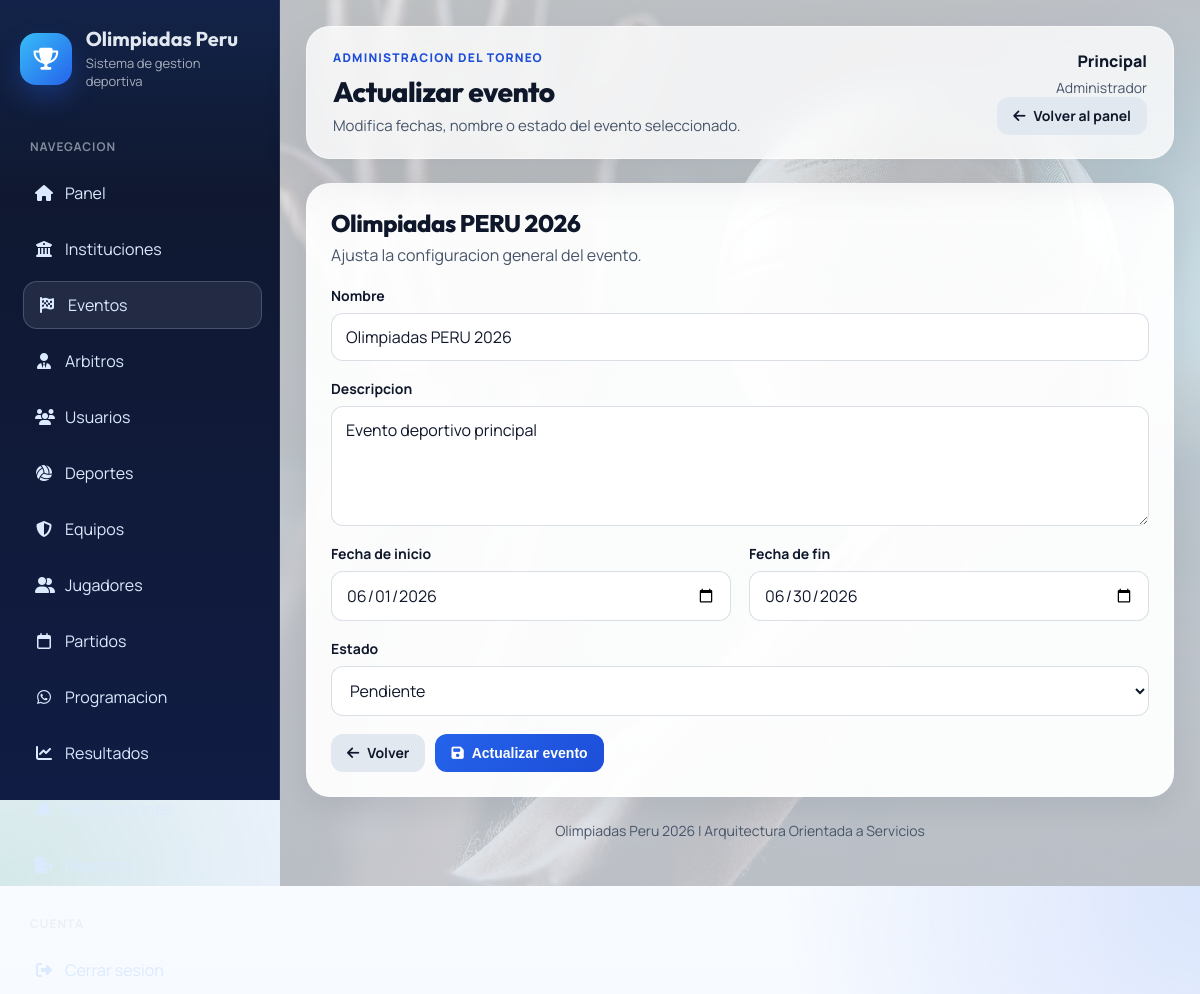
The app's page /modules/eventos/editar.php?id=1 (signed in) with its own data.
### tables this page shows
CREATE TABLE `eventos` (
  `id_evento` int(11) NOT NULL AUTO_INCREMENT,
  `nombre` varchar(150) NOT NULL,
  `descripcion` text DEFAULT NULL,
  `fecha_inicio` date DEFAULT NULL,
  `fecha_fin` date DEFAULT NULL,
  `estado` enum('Pendiente','En Curso','Finalizado') DEFAULT 'Pendiente',
  PRIMARY KEY (`id_evento`)
);

### modules/eventos/editar.php (called while the page is built)
<?php require __DIR__ . '/edit_view.php'; return; ?>

### includes/auth.php (called while the page is built, shortened)
<?php
function e(string $value): string
{
    return htmlspecialchars($value, ENT_QUOTES, 'UTF-8');
}

### modules/eventos/edit_view.php (the view, shortened to what this page needs)
<?php
include '../../config/database.php';
$id = (int) ($_GET['id'] ?? 0);
$stmt = $conexion->prepare('SELECT * FROM eventos WHERE id_evento = ?');
$stmt->execute([$id]);
$evento = $stmt->fetch();
require '../../includes/app_header.php';
?>
<section class="form-card">
    <div class="toolbar"><div class="toolbar__title"><h2><?= e($evento['nombre']) ?></h2><p>Ajusta la configuracion general del evento.</p></div></div>
    <form action="actualizar.php" method="POST" class="form-grid">
        <div class="field"><label for="nombre">Nombre</label><input id="nombre" type="text" name="nombre" value="<?= e($evento['nombre']) ?>" required></div>
        <div class="field"><label for="descripcion">Descripcion</label><textarea id="descripcion" name="descripcion"><?= e((string) ($evento['descripcion'] ?? '')) ?></textarea></div>
        <div class="form-grid form-grid--two">
            <div class="field"><label for="fecha_inicio">Fecha de inicio</label><input id="fecha_inicio" type="date" name="fecha_inicio" value="<?= e((string) ($evento['fecha_inicio'] ?? '')) ?>"></div>
            <div class="field"><label for="fecha_fin">Fecha de fin</label><input id="fecha_fin" type="date" name="fecha_fin" value="<?= e((string) ($evento['fecha_fin'] ?? '')) ?>"></div>
        </div>
        <div class="field"><label for="estado">Estado</label><select id="estado" name="estado"><?php foreach (['Pendiente','En Curso','Finalizado'] as $estado): ?><option value="<?= e($estado) ?>" <?= (($evento['estado'] ?: 'Pendiente') === $estado) ? 'selected' : '' ?>><?= e($estado) ?></option><?php endforeach; ?></select></div>
        <div class="action-row"><a class="btn btn-secondary" href="index.php"><i class="fa-solid fa-arrow-left"></i> Volver</a><button class="btn btn-primary" type="submit"><i class="fa-solid fa-floppy-disk"></i> Actualizar evento</button></div>
    </form>
</section>
<?php require '../../includes/app_footer.php'; ?>

### css/style.css (style rules this page uses)
:root { --bg: #eef2ff; --surface: #ffffff; --text: #0f172a; --text-soft: #475569; --primary: #2563eb; --primary-2: #1d4ed8; --success: #16a34a; --warning: #f59e0b; --danger: #dc2626; --shadow-soft: 0 20px 50px rgba(15, 23, 42, 0.08); --shadow-card: 0 10px 30px rgba(15, 23, 42, 0.08); --radius-xl: 24px; --radius-lg: 18px; --radius-md: 14px; --radius-sm: 10px; --transition: 180ms ease; }
* { box-sizing: border-box; margin: 0; padding: 0; }
html { scroll-behavior: smooth; }
body { background: radial-gradient(circle at top right, rgba(37, 99, 235, 0.14), transparent 28%), radial-gradient(circle at bottom left, rgba(22, 163, 74, 0.12), transparent 24%), linear-gradient(180deg, #f8fbff 0%, var(--bg) 100%); color: var(--text); font-family: "Manrope", "Segoe UI", Tahoma, Geneva, Verdana, sans-serif; min-height: 100vh; }
h1, h2, h3, h4, h5, h6, .app-brand__title, .app-topbar__title { font-family: "Outfit", "Manrope", "Segoe UI", sans-serif; }
a { color: inherit; }
.hero-card, .panel-card, .data-card, .form-card, .auth-card { background: rgba(255, 255, 255, 0.94); border: 1px solid rgba(255, 255, 255, 0.7); border-radius: var(--radius-xl); box-shadow: var(--shadow-card); }
.hero-card, .panel-card, .data-card, .form-card { padding: 24px; }
.toolbar { align-items: center; display: flex; flex-wrap: wrap; gap: 12px; justify-content: space-between; margin-bottom: 20px; }
.toolbar__title h2, .section-title { font-size: 24px; font-weight: 800; letter-spacing: -0.02em; }
.toolbar__title p { color: var(--text-soft); margin-top: 6px; }
.btn, button, input[type="submit"] { align-items: center; border: 0; border-radius: 12px; cursor: pointer; display: inline-flex; font-size: 14px; font-weight: 700; gap: 8px; justify-content: center; line-height: 1; padding: 12px 16px; text-decoration: none; transition: transform var(--transition), box-shadow var(--transition), background var(--transition), opacity var(--transition); }
.btn-primary { background: linear-gradient(135deg, var(--primary), var(--primary-2)); color: #fff; }
.btn-secondary { background: #e2e8f0; color: #0f172a; }
.form-card form, .form-grid { display: grid; gap: 18px; }
.form-grid--two { grid-template-columns: repeat(2, minmax(0, 1fr)); }
.field { display: grid; gap: 8px; }
.field label { color: var(--text); font-size: 14px; font-weight: 700; }
input, select, textarea { background: #fff; border: 1px solid rgba(148, 163, 184, 0.35); border-radius: 12px; color: var(--text); font: inherit; min-height: 48px; padding: 12px 14px; transition: border-color var(--transition), box-shadow var(--transition), background var(--transition); width: 100%; }
textarea { min-height: 120px; resize: vertical; }
.action-row { display: flex; flex-wrap: wrap; gap: 10px; }

### records on screen
eventos: nombre "Olimpiadas PERU 2026", descripcion "Evento deportivo principal", fecha_inicio "06/01/2026", fecha_fin "06/30/2026"

### other values on screen
$item['label'] "Panel"
$item['label'] "Instituciones"
$item['label'] "Eventos"
$item['label'] "Arbitros"
$item['label'] "Usuarios"
$item['label'] "Deportes"
$item['label'] "Equipos"
$item['label'] "Jugadores"
$item['label'] "Partidos"
$item['label'] "Programacion"
$item['label'] "Resultados"
$pageHeading "Actualizar evento"
$pageDescription "Modifica fechas, nombre o estado del evento seleccionado."
current_user_name() "Principal"
current_role_label() "Administrador"
